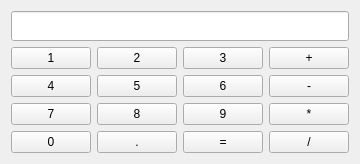
<?xml version="1.0" encoding="UTF-8"?>
<ui version="4.0">
 <class>MainWindow</class>
 <widget class="QMainWindow" name="MainWindow">
  <property name="geometry">
   <rect>
    <x>0</x>
    <y>0</y>
    <width>336</width>
    <height>164</height>
   </rect>
  </property>
  <property name="windowTitle">
   <string>UberCalculator</string>
  </property>
  <widget class="QWidget" name="centralWidget">
   <property name="sizePolicy">
    <sizepolicy hsizetype="Fixed" vsizetype="Fixed">
     <horstretch>0</horstretch>
     <verstretch>0</verstretch>
    </sizepolicy>
   </property>
   <layout class="QGridLayout" name="gridLayout">
    <item row="3" column="2">
     <widget class="QPushButton" name="pushButton_9">
      <property name="sizePolicy">
       <sizepolicy hsizetype="Minimum" vsizetype="MinimumExpanding">
        <horstretch>0</horstretch>
        <verstretch>0</verstretch>
       </sizepolicy>
      </property>
      <property name="text">
       <string>9</string>
      </property>
     </widget>
    </item>
    <item row="2" column="1">
     <widget class="QPushButton" name="pushButton_5">
      <property name="sizePolicy">
       <sizepolicy hsizetype="Minimum" vsizetype="MinimumExpanding">
        <horstretch>0</horstretch>
        <verstretch>0</verstretch>
       </sizepolicy>
      </property>
      <property name="text">
       <string>5</string>
      </property>
     </widget>
    </item>
    <item row="4" column="0">
     <widget class="QPushButton" name="pushButton_0">
      <property name="sizePolicy">
       <sizepolicy hsizetype="Minimum" vsizetype="MinimumExpanding">
        <horstretch>0</horstretch>
        <verstretch>0</verstretch>
       </sizepolicy>
      </property>
      <property name="text">
       <string>0</string>
      </property>
     </widget>
    </item>
    <item row="4" column="1">
     <widget class="QPushButton" name="pushButton_dot">
      <property name="sizePolicy">
       <sizepolicy hsizetype="Minimum" vsizetype="MinimumExpanding">
        <horstretch>0</horstretch>
        <verstretch>0</verstretch>
       </sizepolicy>
      </property>
      <property name="text">
       <string>.</string>
      </property>
     </widget>
    </item>
    <item row="4" column="2">
     <widget class="QPushButton" name="pushButton_eql">
      <property name="sizePolicy">
       <sizepolicy hsizetype="Minimum" vsizetype="MinimumExpanding">
        <horstretch>0</horstretch>
        <verstretch>0</verstretch>
       </sizepolicy>
      </property>
      <property name="text">
       <string>=</string>
      </property>
     </widget>
    </item>
    <item row="1" column="2">
     <widget class="QPushButton" name="pushButton_3">
      <property name="sizePolicy">
       <sizepolicy hsizetype="Minimum" vsizetype="MinimumExpanding">
        <horstretch>0</horstretch>
        <verstretch>0</verstretch>
       </sizepolicy>
      </property>
      <property name="text">
       <string>3</string>
      </property>
     </widget>
    </item>
    <item row="2" column="2">
     <widget class="QPushButton" name="pushButton_6">
      <property name="sizePolicy">
       <sizepolicy hsizetype="Minimum" vsizetype="MinimumExpanding">
        <horstretch>0</horstretch>
        <verstretch>0</verstretch>
       </sizepolicy>
      </property>
      <property name="text">
       <string>6</string>
      </property>
     </widget>
    </item>
    <item row="2" column="0">
     <widget class="QPushButton" name="pushButton_4">
      <property name="sizePolicy">
       <sizepolicy hsizetype="Minimum" vsizetype="MinimumExpanding">
        <horstretch>0</horstretch>
        <verstretch>0</verstretch>
       </sizepolicy>
      </property>
      <property name="text">
       <string>4</string>
      </property>
     </widget>
    </item>
    <item row="1" column="0">
     <widget class="QPushButton" name="pushButton_1">
      <property name="sizePolicy">
       <sizepolicy hsizetype="Minimum" vsizetype="MinimumExpanding">
        <horstretch>0</horstretch>
        <verstretch>0</verstretch>
       </sizepolicy>
      </property>
      <property name="text">
       <string>1</string>
      </property>
     </widget>
    </item>
    <item row="3" column="0">
     <widget class="QPushButton" name="pushButton_7">
      <property name="sizePolicy">
       <sizepolicy hsizetype="Minimum" vsizetype="MinimumExpanding">
        <horstretch>0</horstretch>
        <verstretch>0</verstretch>
       </sizepolicy>
      </property>
      <property name="text">
       <string>7</string>
      </property>
     </widget>
    </item>
    <item row="1" column="1">
     <widget class="QPushButton" name="pushButton_2">
      <property name="sizePolicy">
       <sizepolicy hsizetype="Minimum" vsizetype="MinimumExpanding">
        <horstretch>0</horstretch>
        <verstretch>0</verstretch>
       </sizepolicy>
      </property>
      <property name="text">
       <string>2</string>
      </property>
     </widget>
    </item>
    <item row="3" column="1">
     <widget class="QPushButton" name="pushButton_8">
      <property name="sizePolicy">
       <sizepolicy hsizetype="Minimum" vsizetype="MinimumExpanding">
        <horstretch>0</horstretch>
        <verstretch>0</verstretch>
       </sizepolicy>
      </property>
      <property name="text">
       <string>8</string>
      </property>
     </widget>
    </item>
    <item row="1" column="3">
     <widget class="QPushButton" name="pushButton_plus">
      <property name="sizePolicy">
       <sizepolicy hsizetype="Minimum" vsizetype="MinimumExpanding">
        <horstretch>0</horstretch>
        <verstretch>0</verstretch>
       </sizepolicy>
      </property>
      <property name="text">
       <string>+</string>
      </property>
     </widget>
    </item>
    <item row="2" column="3">
     <widget class="QPushButton" name="pushButton_minus">
      <property name="sizePolicy">
       <sizepolicy hsizetype="Minimum" vsizetype="MinimumExpanding">
        <horstretch>0</horstretch>
        <verstretch>0</verstretch>
       </sizepolicy>
      </property>
      <property name="text">
       <string>-</string>
      </property>
     </widget>
    </item>
    <item row="3" column="3">
     <widget class="QPushButton" name="pushButton_mult">
      <property name="sizePolicy">
       <sizepolicy hsizetype="Minimum" vsizetype="MinimumExpanding">
        <horstretch>0</horstretch>
        <verstretch>0</verstretch>
       </sizepolicy>
      </property>
      <property name="text">
       <string>*</string>
      </property>
     </widget>
    </item>
    <item row="4" column="3">
     <widget class="QPushButton" name="pushButton_div">
      <property name="sizePolicy">
       <sizepolicy hsizetype="Minimum" vsizetype="MinimumExpanding">
        <horstretch>0</horstretch>
        <verstretch>0</verstretch>
       </sizepolicy>
      </property>
      <property name="text">
       <string>/</string>
      </property>
     </widget>
    </item>
    <item row="0" column="0" colspan="4">
     <widget class="QLineEdit" name="lineEdit">
      <property name="sizePolicy">
       <sizepolicy hsizetype="Expanding" vsizetype="Fixed">
        <horstretch>0</horstretch>
        <verstretch>0</verstretch>
       </sizepolicy>
      </property>
      <property name="minimumSize">
       <size>
        <width>0</width>
        <height>30</height>
       </size>
      </property>
      <property name="layoutDirection">
       <enum>Qt::LeftToRight</enum>
      </property>
      <property name="alignment">
       <set>Qt::AlignLeading|Qt::AlignLeft|Qt::AlignVCenter</set>
      </property>
      <property name="readOnly">
       <bool>true</bool>
      </property>
     </widget>
    </item>
   </layout>
  </widget>
 </widget>
 <layoutdefault spacing="6" margin="11"/>
 <resources/>
 <connections/>
</ui>
